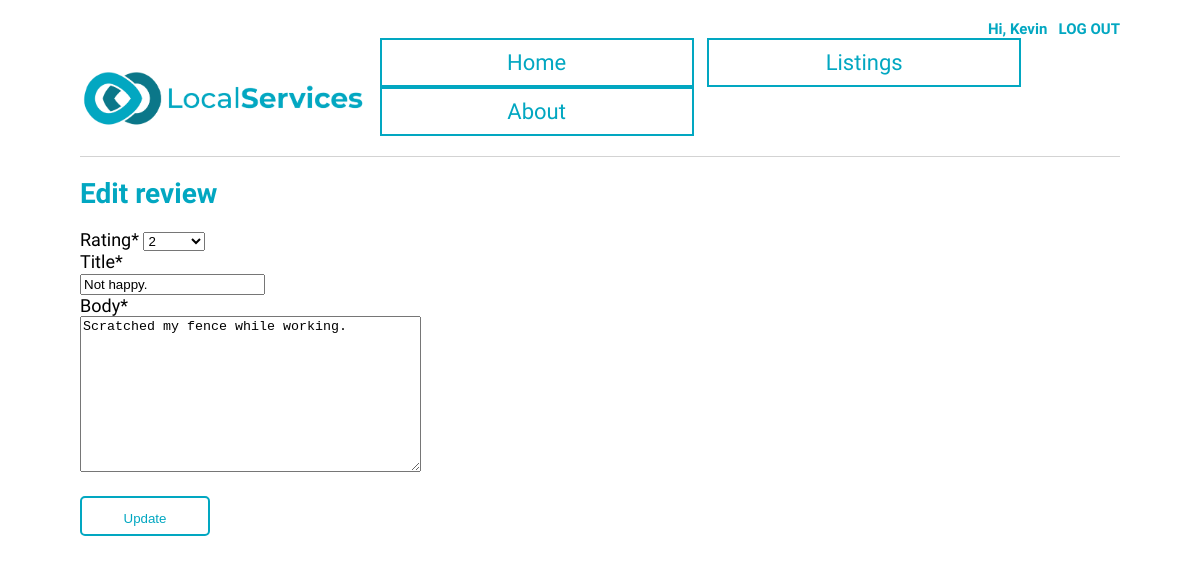
The app's page /review/3/edit (signed in) with its own data.
### LocalServicesBoard/models.py (models this page shows, shortened)
class Review (models.Model):
    classified = models.ForeignKey(Classified, on_delete=models.CASCADE, null=True)
    author = models.ForeignKey(settings.AUTH_USER_MODEL, on_delete=models.CASCADE)
    rating = models.IntegerField(choices=[(i, i) for i in range(1, 6, 1)])
    title = models.CharField(max_length=100)
    body = models.TextField(max_length=300)
    date = models.DateTimeField(default=datetime.now, blank=True)

### LocalServicesBoard/views.py (the view, shortened to what this page needs)
# urls.py: path("review/<int:pk>/edit", ReviewUpdateView.as_view(), name = "review_edit" ),
class ReviewUpdateView(LoginRequiredMixin, UserPassesTestMixin, UpdateView):
    model = Review
    fields = (
        "rating",
        "title",
        "body"
    )
    template_name = "Review_edit.html"
    def test_func(self):  # new
        obj = self.get_object()
        return obj.author == self.request.user

### templates/review_edit.html
{% extends "base.html" %}
{% load crispy_forms_tags %}
{% block content %}
<h1>Edit review</h1>
<form action="" method="post">{% csrf_token %}
  {{ form|crispy }}
  <button type="submit">Update</button>
</form>
{% endblock content %}

### templates/base.html (shortened to what this page needs)
{% load static %}
<!DOCTYPE html>
<html lang="en">
<head>
    <link rel="stylesheet" href="{% static 'css/base.css' %}">
</head>
<body>
    {% if user.is_authenticated %}
    <h5> Hi, {{user.first_name}} &nbsp <a href="{% url 'logout' %}" >LOG OUT</a></h5>
    {% else %}
    <h5>You're not logged in &nbsp <a href="{% url 'login' %}" >LOGIN</a> &nbsp <a href="{% url 'signup' %}">SIGNUP</a></h5>
    {% endif %}
    <header>
        <p1><img src="{% static 'images/localServicesLogo.png' %}" alt="logo-image" height="60" ></p1>
        <div>
            <a href="{% url 'home' %}" class="button-base">Home</a>
            <a href="{% url 'classifieds' %}" class="button-base">Listings</a>
            <a href="{% url 'about' %}" class="button-base">About</a>
        </div>
    </header>
{% block content %} {% endblock content %}
</body>
</html>

### static/css/base.css (style rules this page uses)
body { font-family: 'Source Sans Pro', sans-serif; font-size: 14px; text-decoration: none; margin: 20px 80px 20px 80px; }
header { border-bottom: 1px solid lightgrey; margin-bottom: 20px; padding-bottom: 20px; display: flex; text-decoration: none; align-items: flex-end; justify-content: space-between; }
p1 { color: #02A7C1; text-decoration: none; font-size: 30px; font-weight: bold; margin-top: 20px; }
.button-base { border: 2px solid #02A7C1; min-width: 270px; font-size: 22px; display: inline-block; text-align: center; padding: 10px 20px; margin-left: 10px; background-color: white; color: #02A7C1 !important; cursor: pointer; }
form { font-family: 'Source Sans Pro', sans-serif; font-size: 18px; width: 20%; }
button[type=submit] { border: 2px solid #02A7C1 !important; width: 130px !important; height: 40px !important; line-height: 40px !important; display: inline-block !important; text-align: center; margin-top: 10px; margin-right: 10px; background-color: white; color: #02A7C1 !important; cursor: pointer; border-radius: 5px; }
a { color: #02A7C1; text-decoration: none; margin-left: 0px; margin-top: 0px; }
h5 { text-align: right; text-decoration: none; color: #02A7C1; font-size: 15px; font-weight: bold; margin: 0px; }
h1 { font-weight: bold; color: #02A7C1; }
.no-margin, button { margin: 20px 0 !important; }

### records on screen
Review: rating "2", title "Not happy.", body "Scratched my fence while working."

### other values on screen
{{ user.first_name }} "Kevin"
